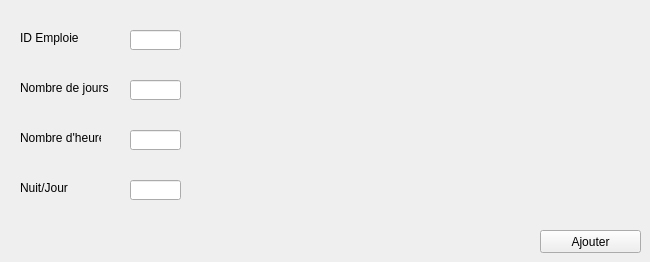
          <widget class="QWidget" name="tab_6">
           <attribute name="title">
            <string>Ajouter un programme</string>
           </attribute>
           <widget class="QLabel" name="label_15">
            <property name="geometry">
             <rect>
              <x>20</x>
              <y>30</y>
              <width>61</width>
              <height>16</height>
             </rect>
            </property>
            <property name="text">
             <string>ID Emploie</string>
            </property>
           </widget>
           <widget class="QLineEdit" name="lineEdit_IDEmp_P">
            <property name="geometry">
             <rect>
              <x>130</x>
              <y>30</y>
              <width>51</width>
              <height>20</height>
             </rect>
            </property>
           </widget>
           <widget class="QPushButton" name="pb_ajouter_P">
            <property name="geometry">
             <rect>
              <x>540</x>
              <y>230</y>
              <width>101</width>
              <height>23</height>
             </rect>
            </property>
            <property name="text">
             <string>Ajouter</string>
            </property>
           </widget>
           <widget class="QLabel" name="label_16">
            <property name="geometry">
             <rect>
              <x>20</x>
              <y>80</y>
              <width>91</width>
              <height>16</height>
             </rect>
            </property>
            <property name="text">
             <string>Nombre de jours</string>
            </property>
           </widget>
           <widget class="QLineEdit" name="lineEdit_NBRJ">
            <property name="geometry">
             <rect>
              <x>130</x>
              <y>80</y>
              <width>51</width>
              <height>20</height>
             </rect>
            </property>
           </widget>
           <widget class="QLabel" name="label_18">
            <property name="geometry">
             <rect>
              <x>20</x>
              <y>130</y>
              <width>81</width>
              <height>16</height>
             </rect>
            </property>
            <property name="text">
             <string>Nombre d'heures</string>
            </property>
           </widget>
           <widget class="QLineEdit" name="lineEdit_NBRH">
            <property name="geometry">
             <rect>
              <x>130</x>
              <y>130</y>
              <width>51</width>
              <height>20</height>
             </rect>
            </property>
           </widget>
           <widget class="QLabel" name="label_34">
            <property name="geometry">
             <rect>
              <x>20</x>
              <y>180</y>
              <width>61</width>
              <height>16</height>
             </rect>
            </property>
            <property name="text">
             <string>Nuit/Jour</string>
            </property>
           </widget>
           <widget class="QLineEdit" name="lineEdit_NJ">
            <property name="geometry">
             <rect>
              <x>130</x>
              <y>180</y>
              <width>51</width>
              <height>20</height>
             </rect>
            </property>
           </widget>
          </widget>
